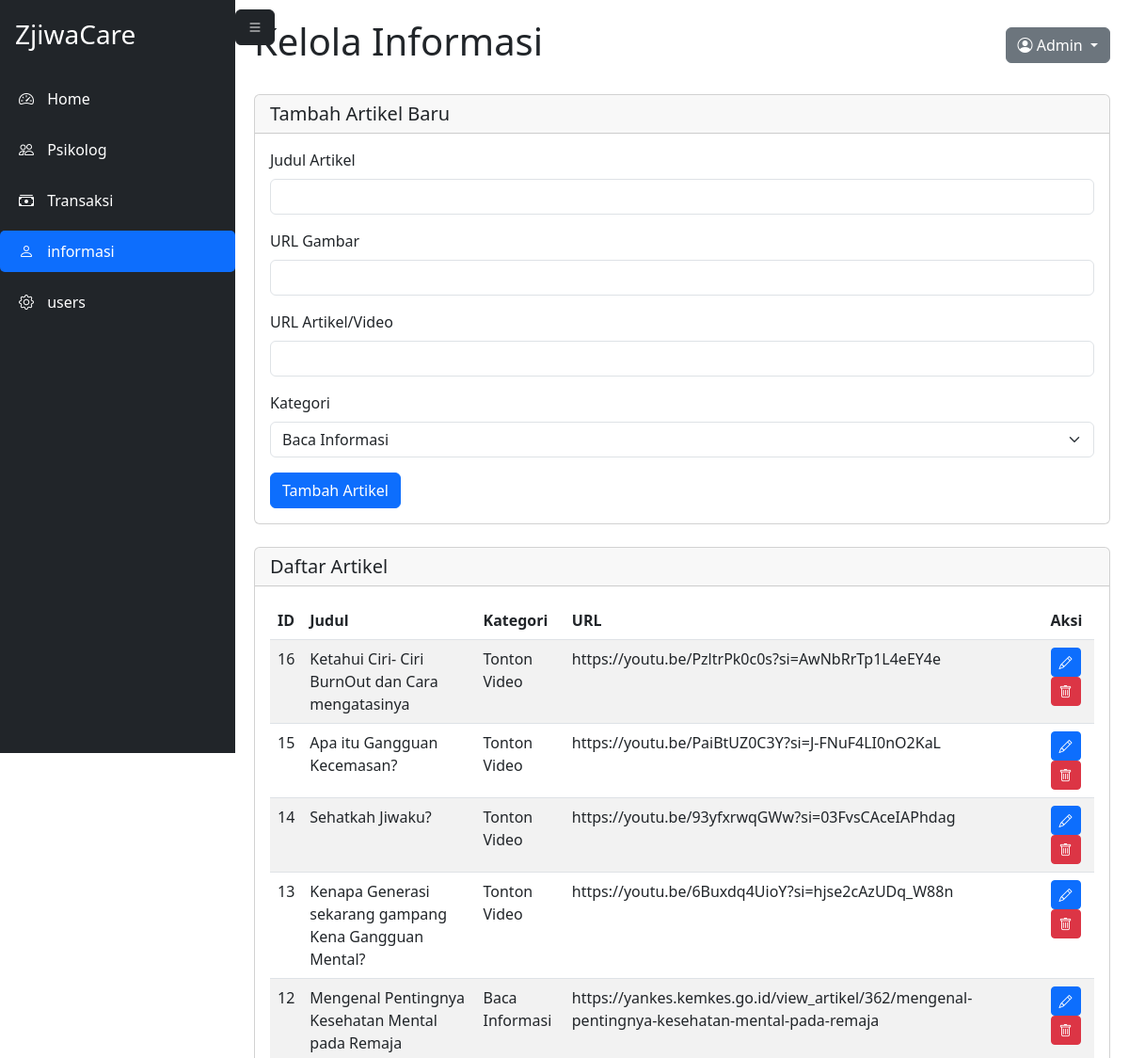
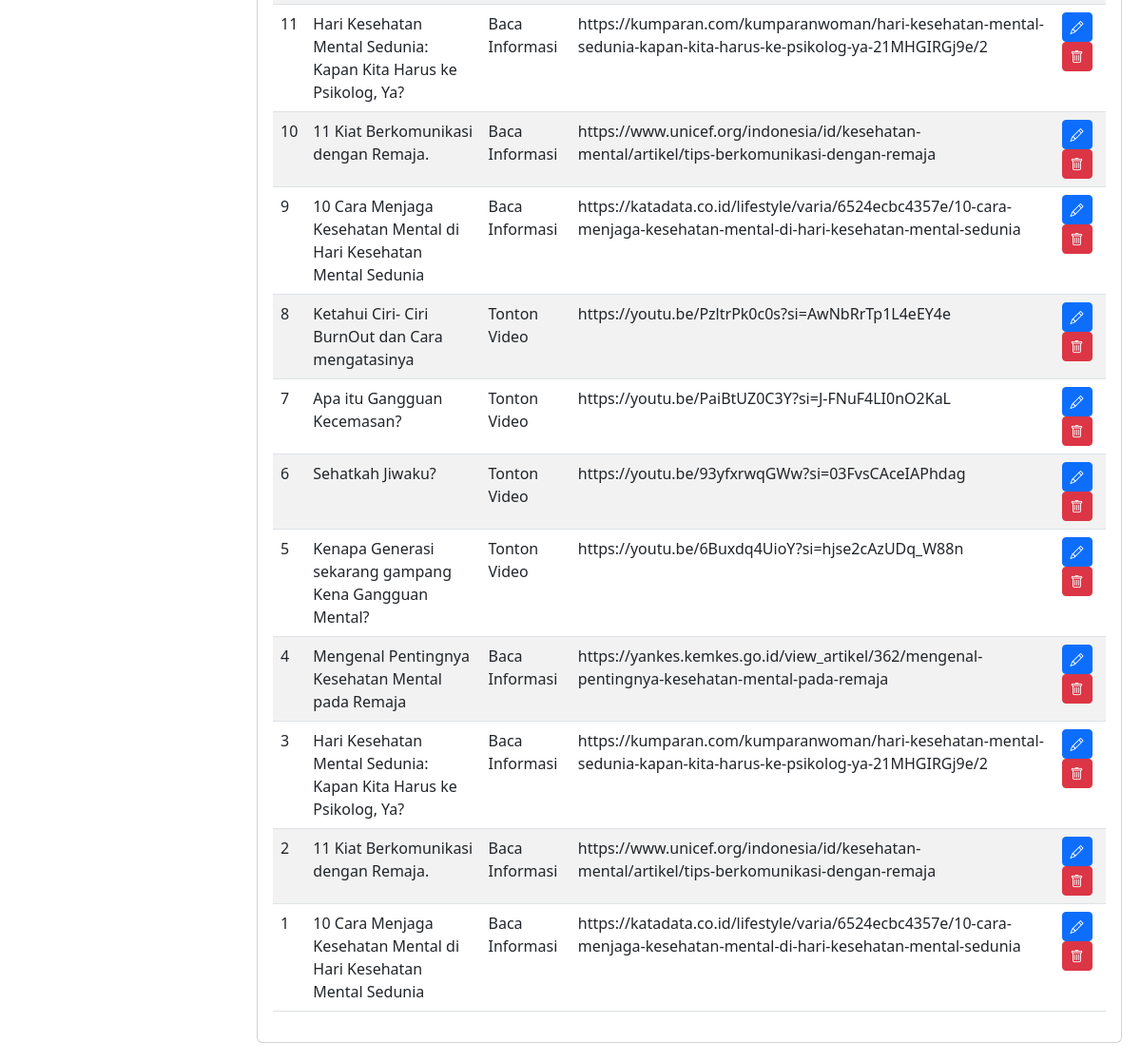
The app's page /ZjiwaCare/informasiadm.php with its own data (2 pictures, top to bottom).
### tables this page shows
CREATE TABLE `artikel` (
  `id` int(11) NOT NULL,
  `judul` varchar(255) DEFAULT NULL,
  `gambar` varchar(255) DEFAULT NULL,
  `url` varchar(255) NOT NULL,
  `kategori` enum('Baca Informasi','Tonton Video') NOT NULL
);

### ZjiwaCare/informasiadm.php (the view, shortened to what this page needs)
<?php
$servername = "localhost";
$username = "root";
$password = "";
$dbname = "users_zjiwa";
$conn = new mysqli($servername, $username, $password, $dbname);
$edit_data = null;
$query = "SELECT * FROM artikel ORDER BY id DESC";
$result = $conn->query($query);
?>
<!DOCTYPE html>
<html lang="id">
<head>
    <link href="https://cdn.jsdelivr.net/npm/bootstrap@5.3.0/dist/css/bootstrap.min.css" rel="stylesheet">
    <link href="https://cdn.jsdelivr.net/npm/bootstrap-icons@1.10.0/font/bootstrap-icons.css" rel="stylesheet">
</head>
<body>
    <nav class="sidebar" id="sidebar">
        <div class="position-sticky">
            <div class="px-3 mb-4">
                <h3 class="text-white">ZjiwaCare</h3>
            </div>
            <ul class="nav flex-column">
                <li class="nav-item">
                    <a class="nav-link" href="home.php">
                        <i class="bi bi-speedometer2"></i>
                        Home
                    </a>
                </li>
                <li class="nav-item">
                    <a class="nav-link" href="admin.php">
                        <i class="bi bi-people"></i>
                        Psikolog
                    </a>
                </li>
                <li class="nav-item">
                    <a class="nav-link" href="transaksiadm.php">
                        <i class="bi bi-cash-stack"></i>
                        Transaksi
                    </a>
                </li>
                <li class="nav-item">
                    <a class="nav-link active" href="informasiadm.php">
                        <i class="bi bi-person"></i>
                        informasi
                    </a>
                </li>
                <li class="nav-item">
                    <a class="nav-link" href="usersadm.php">
                        <i class="bi bi-gear"></i>
                        users
                    </a>
                </li>
            </ul>
        </div>
    </nav>
    <button class="btn btn-dark" id="sidebarToggle">
        <i class="bi bi-list"></i>
    </button>
    <main class="main-content">
        <div class="d-flex justify-content-between align-items-center mb-4">
            <h1>Kelola Informasi</h1>
            <div class="dropdown">
                <button class="btn btn-secondary dropdown-toggle" type="button" id="userDropdown"
                    data-bs-toggle="dropdown">
                    <i class="bi bi-person-circle"></i> Admin
                </button>
            </div>
        </div>
        <div class="card mb-4">
            <div class="card-header">
                <h5 class="card-title mb-0"><?php echo $edit_data ? 'Edit Artikel' : 'Tambah Artikel Baru'; ?></h5>
            </div>
            <div class="card-body">
                <form action="informasiadm.php" method="POST">
                    <div class="mb-3">
                        <label for="judul" class="form-label">Judul Artikel</label>
                        <input type="text" class="form-control" id="judul" name="judul"
                            value="<?php echo $edit_data ? htmlspecialchars($edit_data['judul']) : ''; ?>" required>
                    </div>
                    <div class="mb-3">
                        <label for="gambar" class="form-label">URL Gambar</label>
                        <input type="text" class="form-control" id="gambar" name="gambar"
                            value="<?php echo $edit_data ? htmlspecialchars($edit_data['gambar']) : ''; ?>" required>
                    </div>
                    <div class="mb-3">
                        <label for="url" class="form-label">URL Artikel/Video</label>
                        <input type="text" class="form-control" id="url" name="url"
                            value="<?php echo $edit_data ? htmlspecialchars($edit_data['url']) : ''; ?>" required>
                    </div>
                    <div class="mb-3">
                        <label for="kategori" class="form-label">Kategori</label>
                        <select class="form-select" id="kategori" name="kategori" required>
                            <option value="Baca Informasi" <?php echo ($edit_data && $edit_data['kategori'] == 'Baca Informasi') ? 'selected' : ''; ?>>Baca Informasi</option>
                        </select>
                    </div>
                    <button type="submit" name="<?php echo $edit_data ? 'edit' : 'add'; ?>" class="btn btn-primary">
                        <?php echo $edit_data ? 'Update Artikel' : 'Tambah Artikel'; ?>
                    </button>
                </form>
            </div>
        </div>
        <div class="card">
            <div class="card-header">
                <h5 class="card-title mb-0">Daftar Artikel</h5>
            </div>
            <div class="card-body">
                <div class="table-responsive">
                    <table class="table table-striped">
                        <thead>
                            <tr>
                                <th>ID</th>
                                <th>Judul</th>
                                <th>Kategori</th>
                                <th>URL</th>
                                <th>Aksi</th>
                            </tr>
                        </thead>
                        <tbody>
                            <?php
                            if ($result->num_rows > 0) {
                                while ($row = $result->fetch_assoc()) {
                                    echo "<tr>
                                        <td>" . htmlspecialchars($row['id']) . "</td>
                                        <td>" . htmlspecialchars($row['judul']) . "</td>
                                        <td>" . htmlspecialchars($row['kategori']) . "</td>
                                        <td>" . htmlspecialchars($row['url']) . "</td>
                                        <td>
                                            <a href='informasiadm.php?edit_id=" . $row['id'] . "' class='btn btn-sm btn-primary'><i class='bi bi-pencil'></i></a>
                                            <button type='button' class='btn btn-sm btn-danger' data-bs-toggle='modal' data-bs-target='#deleteModal" . $row['id'] . "'><i class='bi bi-trash'></i></button>
                                        </td>
                                    </tr>";
                                }
                            } else {
                                echo "<tr><td colspan='5' class='text-center'>Belum ada artikel</td></tr>";
                            }
                            ?>
                        </tbody>
                    </table>
                </div>
            </div>
        </div>
    </main>
</body>
</html>

### ZjiwaCare/informasiadm.php (style rules this page uses)
.sidebar { position: fixed; top: 0; left: 0; height: 100vh; z-index: 1000; padding-top: 20px; background-color: #212529; width: 250px; transition: all 0.3s; }
.sidebar .nav-link { color: #fff; padding: 10px 20px; margin: 5px 0; }
.sidebar .nav-link.active { background-color: #0d6efd; border-radius: 5px; }
.sidebar .nav-link i { margin-right: 10px; }
.main-content { margin-left: 250px; padding: 20px; }
#sidebarToggle { position: fixed; left: 250px; top: 10px; z-index: 1001; transition: all 0.3s; }

### records on screen
artikel: id "16", judul "Ketahui Ciri- Ciri BurnOut dan Cara mengatasinya", kategori "Tonton Video", url "https://youtu.be/PzltrPk0c0s?si=AwNbRrTp1L4eEY4e"
artikel: id "15", judul "Apa itu Gangguan Kecemasan?", kategori "Tonton Video", url "https://youtu.be/PaiBtUZ0C3Y?si=J-FNuF4LI0nO2KaL"
artikel: id "14", judul "Sehatkah Jiwaku?", kategori "Tonton Video", url "https://youtu.be/93yfxrwqGWw?si=03FvsCAceIAPhdag"
artikel: id "13", judul "Kenapa Generasi sekarang gampang Kena Gangguan Mental?", kategori "Tonton Video", url "https://youtu.be/6Buxdq4UioY?si=hjse2cAzUDq_W88n"
artikel: id "12", judul "Mengenal Pentingnya Kesehatan Mental pada Remaja", kategori "Baca Informasi", url "https://yankes.kemkes.go.id/view_artikel/362/mengenal-pentingnya-kesehatan-mental-pada-remaja"
artikel: id "11", judul "Hari Kesehatan Mental Sedunia: Kapan Kita Harus ke Psikolog, Ya?", kategori "Baca Informasi", url "https://kumparan.com/kumparanwoman/hari-kesehatan-mental-sedunia-kapan-kita-harus-ke-psikolog-ya-21MHGIRGj9e/2"
artikel: id "10", judul "11 Kiat Berkomunikasi dengan Remaja.", kategori "Baca Informasi", url "https://www.unicef.org/indonesia/id/kesehatan-mental/artikel/tips-berkomunikasi-dengan-remaja"
artikel: id "9", judul "10 Cara Menjaga Kesehatan Mental di Hari Kesehatan Mental Sedunia", kategori "Baca Informasi", url "https://katadata.co.id/lifestyle/varia/6524ecbc4357e/10-cara-menjaga-kesehatan-mental-di-hari-kesehatan-mental-sedunia"
artikel: id "8", judul "Ketahui Ciri- Ciri BurnOut dan Cara mengatasinya", kategori "Tonton Video", url "https://youtu.be/PzltrPk0c0s?si=AwNbRrTp1L4eEY4e"
artikel: id "7", judul "Apa itu Gangguan Kecemasan?", kategori "Tonton Video", url "https://youtu.be/PaiBtUZ0C3Y?si=J-FNuF4LI0nO2KaL"
artikel: id "6", judul "Sehatkah Jiwaku?", kategori "Tonton Video", url "https://youtu.be/93yfxrwqGWw?si=03FvsCAceIAPhdag"
artikel: id "5", judul "Kenapa Generasi sekarang gampang Kena Gangguan Mental?", kategori "Tonton Video", url "https://youtu.be/6Buxdq4UioY?si=hjse2cAzUDq_W88n"
artikel: id "4", judul "Mengenal Pentingnya Kesehatan Mental pada Remaja", kategori "Baca Informasi", url "https://yankes.kemkes.go.id/view_artikel/362/mengenal-pentingnya-kesehatan-mental-pada-remaja"
artikel: id "3", judul "Hari Kesehatan Mental Sedunia: Kapan Kita Harus ke Psikolog, Ya?", kategori "Baca Informasi", url "https://kumparan.com/kumparanwoman/hari-kesehatan-mental-sedunia-kapan-kita-harus-ke-psikolog-ya-21MHGIRGj9e/2"
artikel: id "2", judul "11 Kiat Berkomunikasi dengan Remaja.", kategori "Baca Informasi", url "https://www.unicef.org/indonesia/id/kesehatan-mental/artikel/tips-berkomunikasi-dengan-remaja"
artikel: id "1", judul "10 Cara Menjaga Kesehatan Mental di Hari Kesehatan Mental Sedunia", kategori "Baca Informasi", url "https://katadata.co.id/lifestyle/varia/6524ecbc4357e/10-cara-menjaga-kesehatan-mental-di-hari-kesehatan-mental-sedunia"
